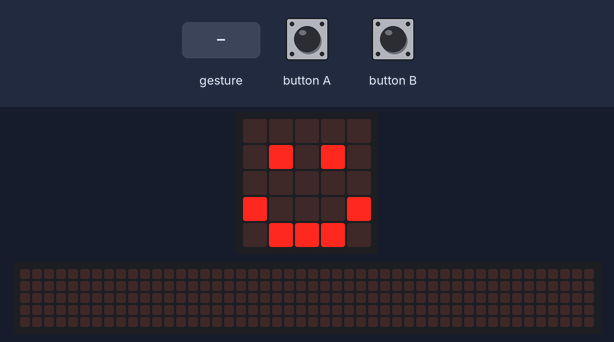
Simulated run of this program. Board: BBC micro:bit (MakeCode). On the bench: the board's 5×5 LED display, a strip that is not on the board, showing the scrolling text unrolled. The test bench sets the inputs (shaded band). Random numbers come from a fixed seed; a tilt is held for 1.5 s and a shake lasts 1 s, then the board lies face up again; the 48×5 strip is a reading aid, not a part: it shows the text the display is scrolling, unrolled, one strip-width of it at a time.

Above: at 1.8 s.
1.9 s: button A pressed for 0.15 s
At 2.12 s:
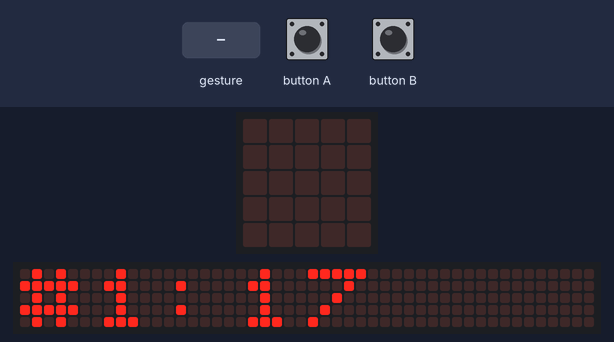
2.6 s: button B pressed for 0.15 s
At 2.87 s:
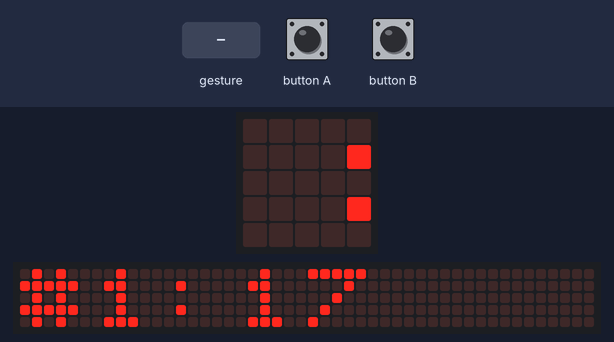
3.3 s: gesture 'shake'
At 3.62 s:
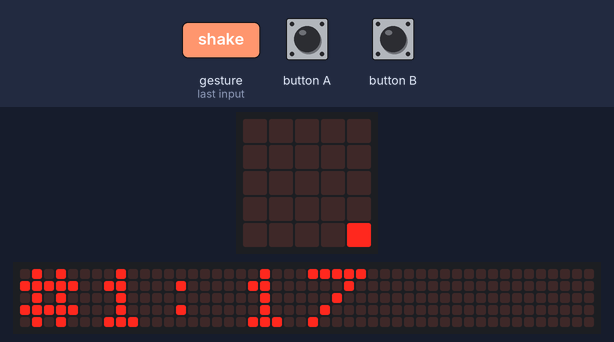
5.3 s: button A pressed for 0.15 s
At 8.42 s:
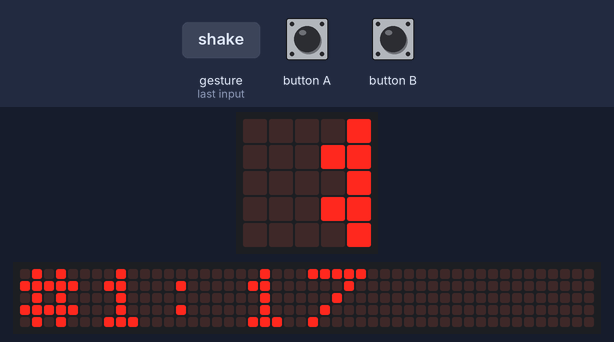

Measured:
- after the input at 1.9 s, the display: changes after 0.15 s (image 1)

The program:

main.ts
```typescript
// (licence header left out)
// show happy face
basic.showIcon(IconNames.Happy)

// variables
let number1: number = null
let number2: number = null

// reassign variables
number1 = randint(0, 99)
number2 = randint(0, 99)

// when the "A" button is pressed
input.onButtonPressed(Button.A, function () {
    basic.clearScreen()
    basic.showString('#1:' + number1.toString())
    basic.showIcon(IconNames.Happy)
})

// when the "B" button is pressed
input.onButtonPressed(Button.B, function () {
    basic.clearScreen()
    basic.showString('#2:' + number2.toString())
    basic.showIcon(IconNames.Happy)
})

// when the microbit is shaked
input.onGesture(Gesture.Shake, function () {
    basic.clearScreen()
    if (number1 < number2) {
        basic.showString(number1.toString() + '<' + number2.toString())
    } else {
        basic.showString(number1.toString() + '>' + number2.toString())
    }
    basic.showIcon(IconNames.Happy)
})
```
